Frame 1 (no input): blank canvas, image omitted
Frame 60 (no input): blank canvas, image omitted
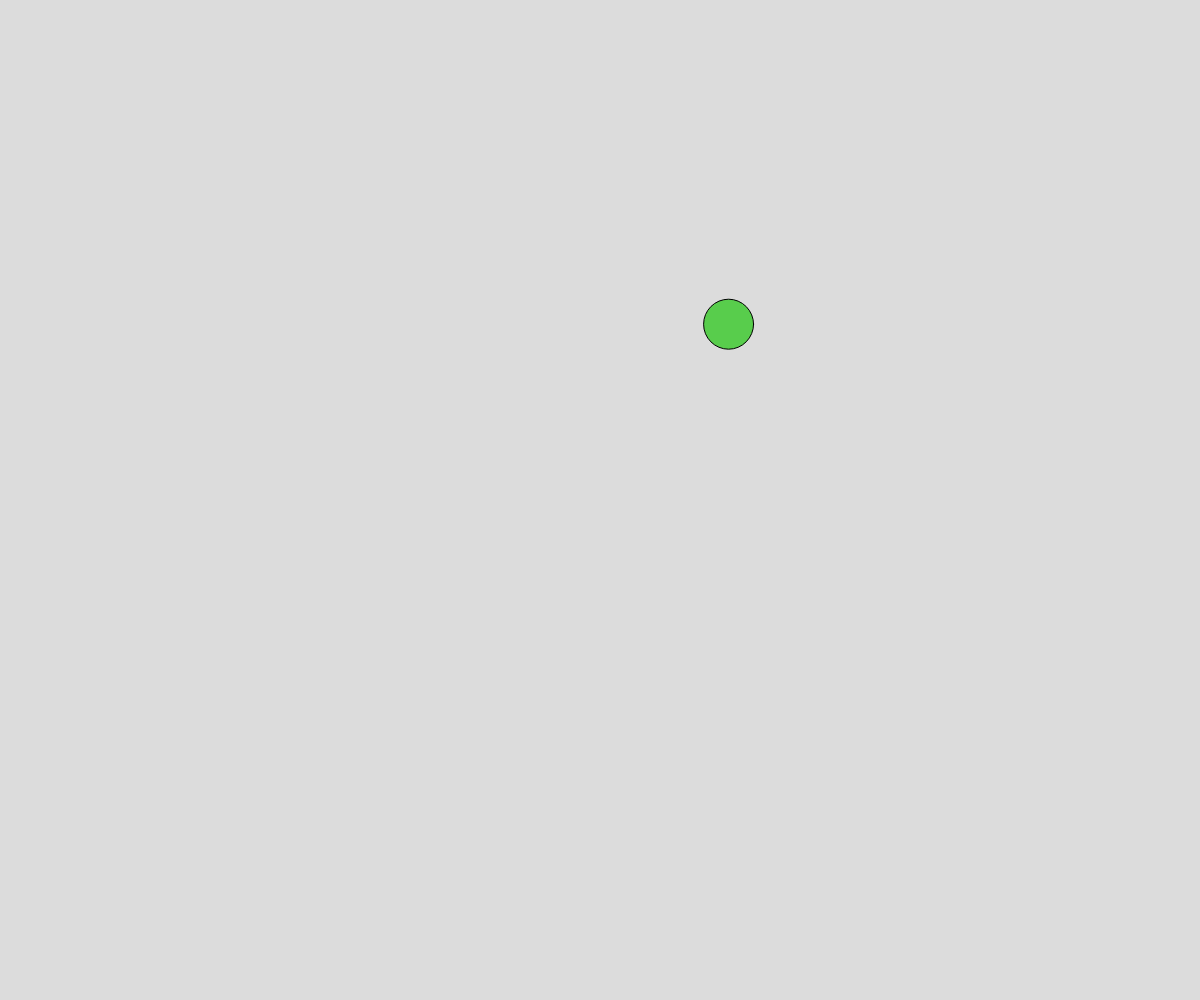
Frame 120 (the mouse pressed at the canvas centre since frame 60)

The p5.js sketch whose frames 1 and 60 were blank and that drew this single picture after the mouse press (run headless with seeded random() and noise() and a simulated clock; from frame 60 on, the mouse is pressed at the canvas centre):

// p5.js sketch
// ── sketch.js
// Project Title
// Your Name
// Date
//
// Extra for Experts:
// - describe what you did to take this project "above and beyond"

let ballArray = [];

function setup() {
  createCanvas(windowWidth, windowHeight);
}

function draw() {
  background(220);

  for (let ball of ballArray) {
    ball.x += ball.dx;
    ball.y += ball.dy;

    fill(ball.r, ball.g, ball.b);
    circle(ball.x, ball.y, ball.radius * 2);

    // if (ball.x > windowWidth || ball.x < 0){
    //   ball.dx = ball.dx * -1;
    // }
    // if (ball.y > windowHeight || ball.y < 0){
    //   ball.dy = ball.dy * -1;
    // }

    if (ball.x > windowWidth || ball.x < 0){
      ball.x = windowWidth/2;
      ball.y = windowHeight/2;
    }
    if (ball.y > windowHeight || ball.y < 0){
      ball.x = windowWidth/2;
      ball.y = windowHeight/2;
    }
  }
}

function mousePressed(){
  spawnBall(mouseX, mouseY);
}

function spawnBall(_x, _y){
  let someBall = {
    x: _x,
    y: _y,
    dx: random(-5, 5),
    dy: random(-5, 5),
    radius: random(10, 30),
    r: random(0, 255),
    g: random(0, 255),
    b: random(0, 255),

    
  };
  ballArray.push(someBall);
}
